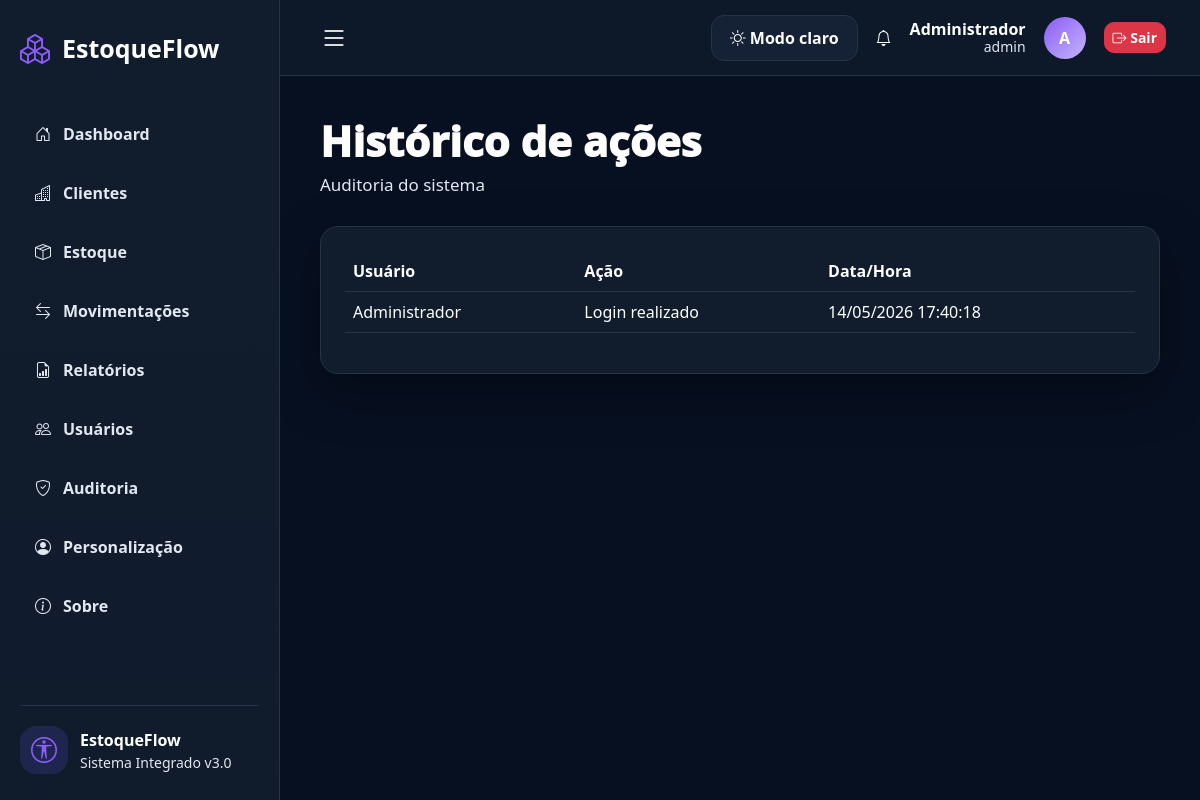
The app's page /logs (signed in) with its own data.
### tables this page shows
CREATE TABLE logs(
        id INTEGER PRIMARY KEY AUTOINCREMENT,
        usuario TEXT,
        acao TEXT NOT NULL,
        data_hora TEXT NOT NULL
    );

### app.py (the view)
@app.route("/logs")
@login_required
@admin_required
def logs():
    conn=db()
    rows=conn.execute("SELECT * FROM logs ORDER BY id DESC LIMIT 100").fetchall()
    conn.close()
    return render_template("logs.html", logs=rows)

### app.py (called while the page is built)
def db():
    conn = sqlite3.connect(DB_PATH)
    conn.row_factory = sqlite3.Row
    return conn

def login_required(f):
    @wraps(f)
    def wrap(*a, **kw):
        if "usuario_id" not in session:
            return redirect(url_for("login"))
        return f(*a, **kw)
    return wrap

def admin_required(f):
    @wraps(f)
    def wrap(*a, **kw):
        if session.get("usuario_perfil") != "admin":
            flash("Acesso permitido apenas para administrador.", "danger")
            return redirect(url_for("dashboard"))
        return f(*a, **kw)
    return wrap

@app.context_processor
def inject():
    return {"usuario_nome": session.get("usuario_nome"), "usuario_perfil": session.get("usuario_perfil")}

### templates/logs.html
{% extends "base.html" %}{% block content %}<div class="page-title"><div><h1>Histórico de ações</h1><p>Auditoria do sistema</p></div></div><div class="panel table-responsive"><table class="table table-tech"><tr><th>Usuário</th><th>Ação</th><th>Data/Hora</th></tr>{% for l in logs %}<tr><td>{{l.usuario}}</td><td>{{l.acao}}</td><td>{{l.data_hora}}</td></tr>{% endfor %}</table></div>{% endblock %}

### templates/base.html (shortened to what this page needs)
<!DOCTYPE html><html lang="pt-br" data-theme="dark"><head><link href="https://cdn.jsdelivr.net/npm/bootstrap@5.3.3/dist/css/bootstrap.min.css" rel="stylesheet"><link href="https://cdn.jsdelivr.net/npm/bootstrap-icons@1.11.3/font/bootstrap-icons.min.css" rel="stylesheet"><link rel="stylesheet" href="{{ url_for('static', filename='css/style.css') }}"></head><body>{% if usuario_nome %}<div class="app-shell"><aside class="sidebar" id="sidebar"><a class="brand" href="/dashboard"><i class="bi bi-boxes"></i><span>EstoqueFlow</span></a><nav class="nav-menu"><a class="" href="/dashboard"><i class="bi bi-house-door"></i>Dashboard</a><a class="" href="/clientes"><i class="bi bi-buildings"></i>Clientes</a><a class="" href="/produtos"><i class="bi bi-box-seam"></i>Estoque</a><a class="" href="/movimentacoes"><i class="bi bi-arrow-left-right"></i>Movimentações</a><a class="" href="/relatorios"><i class="bi bi-file-earmark-bar-graph"></i>Relatórios</a>{% if usuario_perfil == 'admin' %}<a class="" href="/usuarios"><i class="bi bi-people"></i>Usuários</a>{% endif %}<a class="" href="/historico"><i class="bi bi-shield-check"></i>Auditoria</a><a class="" href="/perfil"><i class="bi bi-person-circle"></i>Personalização</a><a class="" href="/sobre"><i class="bi bi-info-circle"></i>Sobre</a></nav><div class="sidebar-footer"><div class="footer-icon"><i class="bi bi-universal-access-circle"></i></div><div><strong>EstoqueFlow</strong><small>Sistema Integrado v3.0</small></div></div></aside><main class="main"><header class="topbar"><button class="menu-btn" id="menuBtn"><i class="bi bi-list"></i></button><div class="topbar-actions"><button class="theme-button" id="themeToggle" type="button"></button><i class="bi bi-bell"></i><div class="userbox"><strong>{{ usuario_nome }}</strong><small>{{ usuario_perfil }}</small></div><div class="avatar">{{ usuario_nome[0]|upper }}</div><a class="btn btn-danger btn-sm logout-btn" href="/logout"><i class="bi bi-box-arrow-right"></i> Sair</a></div></header><section class="content">{% block content %}{% endblock %}</section></main></div>{% else %}{% block public %}{% endblock %}{% endif %}</body></html>

### static/css/style.css (style rules this page uses)
:root { --bg:#f4f7fb;--surface:#ffffff;--surface2:#eef3fb;--text:#111827;--muted:#475569;--border:#dbe2ef;--primary:#6d5cff;--primary2:#2563eb;--shadow:0 16px 45px rgba(15,23,42,.08) }
[data-theme="dark"] { --bg:#071021;--surface:#111c2d;--surface2:#152235;--text:#ffffff;--muted:#e2e8f0;--border:#263449;--primary:#8b5cf6;--primary2:#3b82f6;--shadow:0 18px 50px rgba(0,0,0,.35) }
* { box-sizing:border-box }
body { margin:0;background:var(--bg);color:var(--text);font-family:"Segoe UI",Arial,sans-serif }
a { text-decoration:none;color:inherit }
.app-shell { display:flex;min-height:100vh }
.sidebar { width:280px;background:linear-gradient(180deg,var(--surface),rgba(17,28,45,.96));border-right:1px solid var(--border);padding:26px 20px;position:fixed;height:100vh;display:flex;flex-direction:column;z-index:1000 }
.brand { display:flex;align-items:center;gap:12px;color:var(--text);font-size:25px;font-weight:900 }
.brand i { font-size:30px;color:var(--primary) }
.nav-menu { margin-top:38px;display:flex;flex-direction:column;gap:9px }
.nav-menu a { padding:13px 15px;border-radius:12px;color:var(--muted);font-weight:700;display:flex;align-items:center;gap:12px }
.sidebar-footer { margin-top:auto;border-top:1px solid var(--border);padding-top:20px;display:flex;gap:12px;align-items:center }
.sidebar-footer small { display:block;color:var(--muted) }
.footer-icon { width:48px;height:48px;border-radius:16px;background:rgba(109,92,255,.16);display:grid;place-items:center;color:var(--primary);font-size:26px }
.main { margin-left:280px;flex:1;min-width:0 }
.topbar { height:76px;background:rgba(255,255,255,.72);backdrop-filter:blur(18px);border-bottom:1px solid var(--border);display:flex;align-items:center;justify-content:space-between;padding:0 34px;position:sticky;top:0;z-index:900 }
[data-theme="dark"] .topbar { background:rgba(17,28,45,.76) }
.menu-btn { border:0;background:transparent;color:var(--text);font-size:28px }
.topbar-actions { display:flex;align-items:center;gap:18px }
.theme-button { border:1px solid var(--border);background:var(--surface2);color:var(--text);border-radius:13px;padding:10px 18px;font-weight:800 }
.userbox { text-align:right;line-height:1.15 }
.userbox small { display:block;color:var(--muted) }
.avatar { width:42px;height:42px;border-radius:50%;background:linear-gradient(135deg,#8b5cf6,#c4b5fd);color:#fff;display:grid;place-items:center;font-weight:900 }
.logout-btn { border-radius:10px }
.content { padding:40px }
.page-title { display:flex;align-items:center;justify-content:space-between;margin-bottom:28px;gap:18px }
.page-title h1 { font-size:42px;font-weight:950;margin:0;color:var(--text) }
.page-title p { color:var(--muted);font-size:17px;margin:6px 0 0 }
.panel { background:var(--surface);border:1px solid var(--border);border-radius:18px;padding:24px;box-shadow:var(--shadow) }
.table-responsive { overflow-x:auto }
.table-tech { min-width:720px }
.table-tech th,.table-tech td { background:transparent!important;color:var(--text)!important;border-color:var(--border)!important;vertical-align:middle }
.table-tech th { font-weight:900 }
.btn { border-radius:10px;font-weight:700 }

### records on screen
logs: usuario "Administrador", acao "Login realizado", data_hora "14/05/2026 17:40:18"

### other values on screen
{{ usuario_perfil }} "admin"
{{ usuario_nome[0]|upper }} "A"
